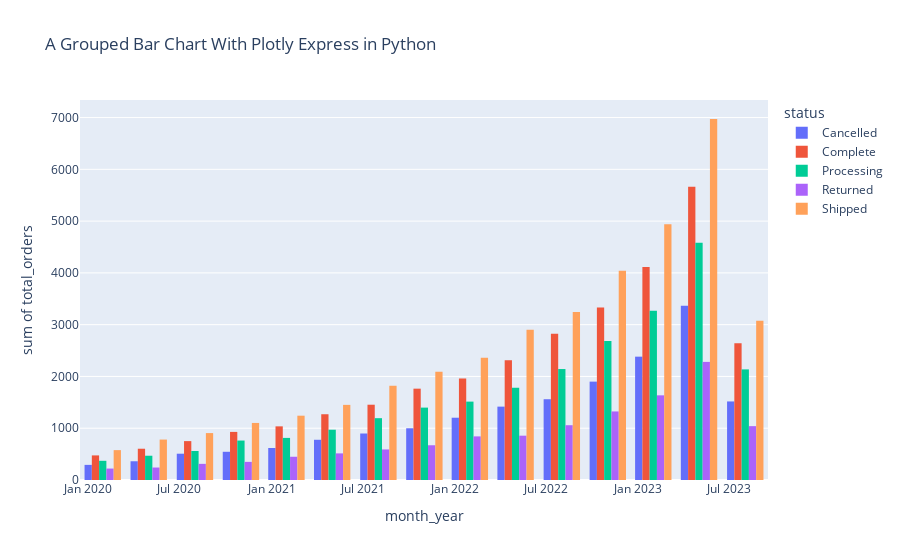

Notebook code cell kept with this figure:
### Code cell
import matplotlib.pyplot as plt
import plotly.express as px
fig = px.histogram(df, x="month_year", color="status",
             y='total_orders',
             title="A Grouped Bar Chart With Plotly Express in Python",
             barmode='group',
             height=200
            )

fig.show()
